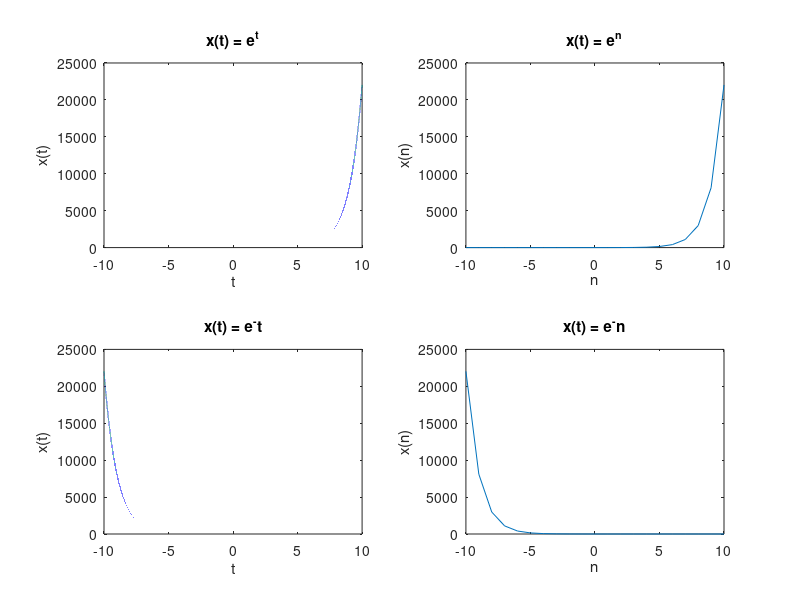

The MATLAB script that drew this image:
t = -10:0.0001:10;
n = -10:1:10;

y1t = exp(t);
y1n = exp(n);
y2t = exp(-t);
y2n = exp(-n);

subplot(2, 2, 1);
plot(t, y1t);
xlabel("t");
ylabel("x(t)");
title("x(t) = e^t");

subplot(2, 2, 2);
plot(n, y1n);
xlabel("n");
ylabel("x(n)");
title("x(t) = e^n");

subplot(2, 2, 3);
plot(t, y2t);
xlabel("t");
ylabel("x(t)");
title("x(t) = e^-t");

subplot(2, 2, 4);
plot(n, y2n);
xlabel("n");
ylabel("x(n)");
title("x(t) = e^-n");
